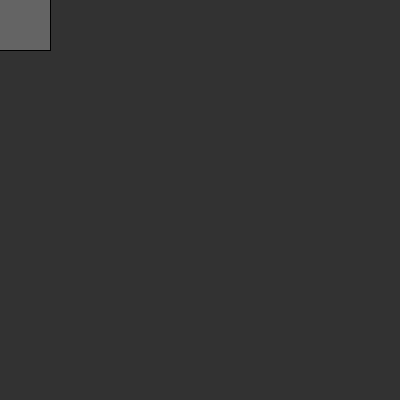
Frame 1 (no input)
Frame 60 (the mouse pressed at the canvas centre just before this capture): identical to frame 1, image omitted
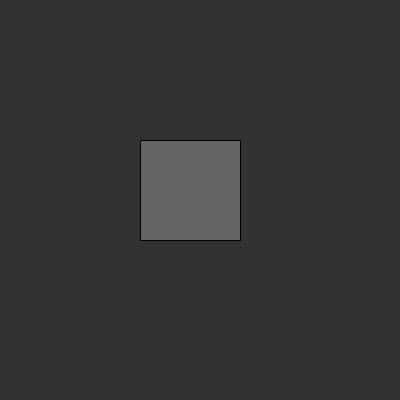
Frame 120 (the mouse held since frame 60 and released just before this capture)

The Processing sketch that drew these frames (run headless with seeded random() and noise(); from frame 60 on, the mouse is pressed at the canvas centre):

// Processing sketch: processing_153619
// ── processing_153619.pde

//Jeff Conway, jconway@andrew.cmu.edu
//Copyright 2014

float easing_value = 0.05;
float prior_rectangle_x = 0;
float prior_rectangle_y = 0;

void setup(){
  size(400, 400);
}

void draw(){
  background(50, 50, 50);
  rectMode(CENTER);

  float difference_in_x = mouseX - prior_rectangle_x;
  float difference_in_y = mouseY - prior_rectangle_y;

  float new_rectangle_x = prior_rectangle_x + (difference_in_x*easing_value);
  float new_rectangle_y = prior_rectangle_y + (difference_in_y*easing_value);

  fill(100, 100, 100);
  rect(new_rectangle_x, new_rectangle_y, 100, 100);

  prior_rectangle_x = new_rectangle_x;
  prior_rectangle_y = new_rectangle_y;
}
